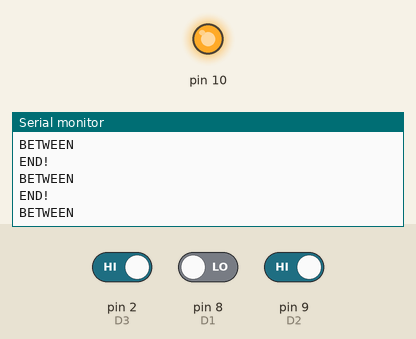
Simulated run of this sketch. Board: Arduino Uno, built with avr-gcc and run on an emulated ATmega328P. Parts: output pins drawn as LEDs (lit = HIGH), the last lines printed to the serial monitor. The inputs (shaded band) are chosen by the test bench; at power-on: pin 2 (D3) HIGH, pin 8 (D1) LOW, pin 9 (D2) HIGH. Pins used as bus, display or sensor lines are not drawn.

Above: at 1.2 s.
1.3 s: pin 2 (D3) driven LOW
At 1.56 s:
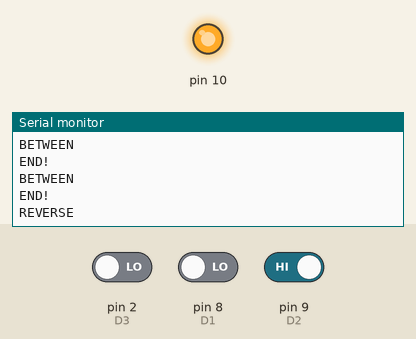
3.1 s: pin 8 (D1) driven HIGH
At 3.36 s:
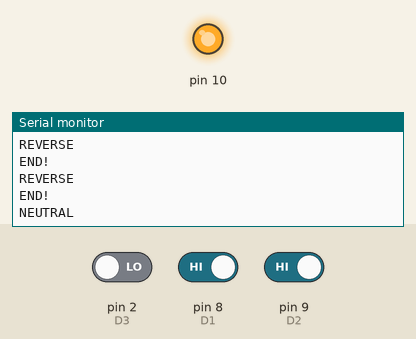
4.9 s: pin 9 (D2) driven LOW
At 5.17 s:
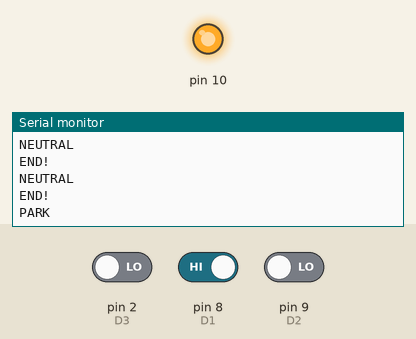
6.7 s: pin 2 (D3) driven HIGH
At 6.97 s:
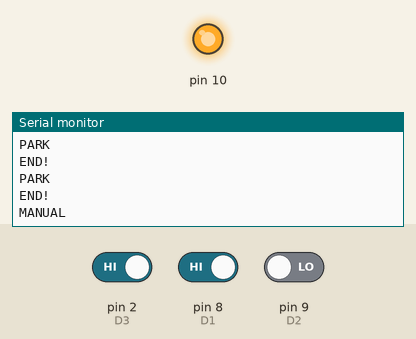
8.5 s: pin 8 (D1) driven LOW
At 8.77 s:
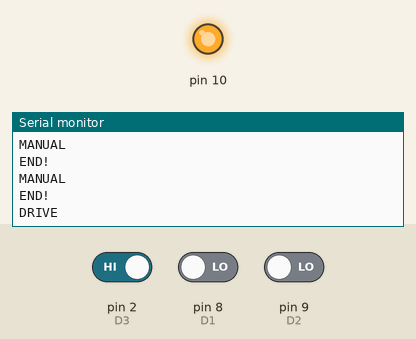

Measured:
- after the input at 1.3 s, the serial monitor: prints a new line after 0.11 s (image 1)
- after the input at 3.1 s, the serial monitor: prints a new line after 0.11 s (image 2)
- after the input at 4.9 s, the serial monitor: prints a new line after 0.11 s (image 3)
- after the input at 6.7 s, the serial monitor: prints a new line after 0.12 s (image 4)
- after the input at 8.5 s, the serial monitor: prints a new line after 0.12 s (image 5)

The sketch:

Trans_Controller.ino
```cpp
// Example for the MCP49x1 *single* DACs
// For the dual MCP49x2 series, see the other bundled example sketch.
//

#include <SPI.h>         // Remember this line!
#include <DAC_MCP49xx.h>

// The Arduino pin used for the slave select / chip select
#define SS_PIN1 7
#define SS_PIN2 6
#define SS_PIN3 5
#define SS_PIN4 4
#define SS_PIN5 3

#define D1 8
#define D2 9
#define D3 2

#define LOWSIG_1 75 //0.82 V
#define LOWSIG_2 75
#define LOWSIG_3 75
#define LOWSIG_4 75
#define LOWSIG_5 75

#define HIGHSIG_1 144
#define HIGHSIG_2 132 //1.79V
#define HIGHSIG_3 140
#define HIGHSIG_4 136
#define HIGHSIG_5 170

// Set up the DAC.
// First argument: DAC model (MCP4901, MCP4911, MCP4921)
// Second argument: SS pin (10 is preferred)
// (The third argument, the LDAC pin, can be left out if not used)
DAC_MCP49xx dac1(DAC_MCP49xx::MCP4901, SS_PIN1);
DAC_MCP49xx dac2(DAC_MCP49xx::MCP4901, SS_PIN2);
DAC_MCP49xx dac3(DAC_MCP49xx::MCP4901, SS_PIN3);
DAC_MCP49xx dac4(DAC_MCP49xx::MCP4901, SS_PIN4);
DAC_MCP49xx dac5(DAC_MCP49xx::MCP4901, SS_PIN5);


void setup() {
  // Set the SPI frequency to 1 MHz (on 16 MHz Arduinos), to be safe.
  // DIV2 = 8 MHz works for me, though, even on a breadboard.
  // This is not strictly required, as there is a default setting.

  dac1.setSPIDivider(SPI_CLOCK_DIV16);
  dac2.setSPIDivider(SPI_CLOCK_DIV16);
  dac3.setSPIDivider(SPI_CLOCK_DIV16);
  dac4.setSPIDivider(SPI_CLOCK_DIV16);
  dac5.setSPIDivider(SPI_CLOCK_DIV16);

  dac1.setPortWrite(false);
  dac2.setPortWrite(false);
  dac3.setPortWrite(false);
  dac4.setPortWrite(false);
  dac5.setPortWrite(false);


  pinMode(D1, INPUT);
  pinMode(D2, INPUT);
  pinMode(D3, INPUT);

  SPI.begin();
  SPI.setBitOrder(MSBFIRST);
  SPI.setDataMode(SPI_MODE0);
 // SPI.setClockDivider(spi_divider);

  // initialize serial communication at 9600 bits per second:
  Serial.begin(9600);

}


void loop() {

  bool b1 = digitalRead(D1);
  bool b2 = digitalRead(D2);
  bool b3 = digitalRead(D3);


//  Serial.println(b1);
//  Serial.println(b2);
//  Serial.println(b3);
//  Serial.println("--s--");

 if        ( b1 == 1 && b2 == 0 && b3 == 0) {
    // PARK
    Serial.println("PARK"); // For Serial Debugging only
    dac1.output(HIGHSIG_1);
    dac2.output(LOWSIG_2);
    dac3.output(HIGHSIG_3);
    dac4.output(LOWSIG_4);
    dac5.output(LOWSIG_5);

  } else if (b1 == 0 && b2 == 1 && b3 == 0) {

    // REVERSE
    Serial.println("REVERSE"); // For Serial Debugging only
    dac1.output(LOWSIG_1);
    dac2.output(HIGHSIG_2);
    dac3.output(HIGHSIG_3);
    dac4.output(LOWSIG_4);
    dac5.output(HIGHSIG_5);
  } else if (b1 == 1 && b2 == 1 && b3 == 0) {
    // NEUTRAL
    Serial.println("NEUTRAL"); // For Serial Debugging only
    dac1.output(LOWSIG_1);
    dac2.output(HIGHSIG_2);
    dac3.output(LOWSIG_3);
    dac4.output(HIGHSIG_4);
    dac5.output(LOWSIG_5);
  } else if (b1 == 0 && b2 == 0 && b3 == 1) {
    // DRIVE
    Serial.println("DRIVE"); // For Serial Debugging only
    dac1.output(HIGHSIG_1);
    dac2.output(LOWSIG_2);
    dac3.output(LOWSIG_3);
    dac4.output(HIGHSIG_4);
    dac5.output(HIGHSIG_5);
  } else if (b1 == 1 && b2 == 0 && b3 == 1) {
    // MANUAL
    Serial.println("MANUAL"); // For Serial Debugging only
    dac1.output(HIGHSIG_1);
    dac2.output(LOWSIG_2);
    dac3.output(LOWSIG_3);
    dac4.output(HIGHSIG_4);
    dac5.output(LOWSIG_5);
    } else {
    //if (b1 == 0 && b2 == 0 && b3 == 0) {
    // INBETWEEN
    Serial.println("BETWEEN"); // For Serial Debugging only
    dac1.output(LOWSIG_1);
    dac2.output(LOWSIG_2);
    dac3.output(LOWSIG_3);
    dac4.output(LOWSIG_4);
    dac5.output(LOWSIG_5);
  }
  delay(200); // For Serial Debugging only
  Serial.println("END!"); // For Serial Debugging only


}
```
